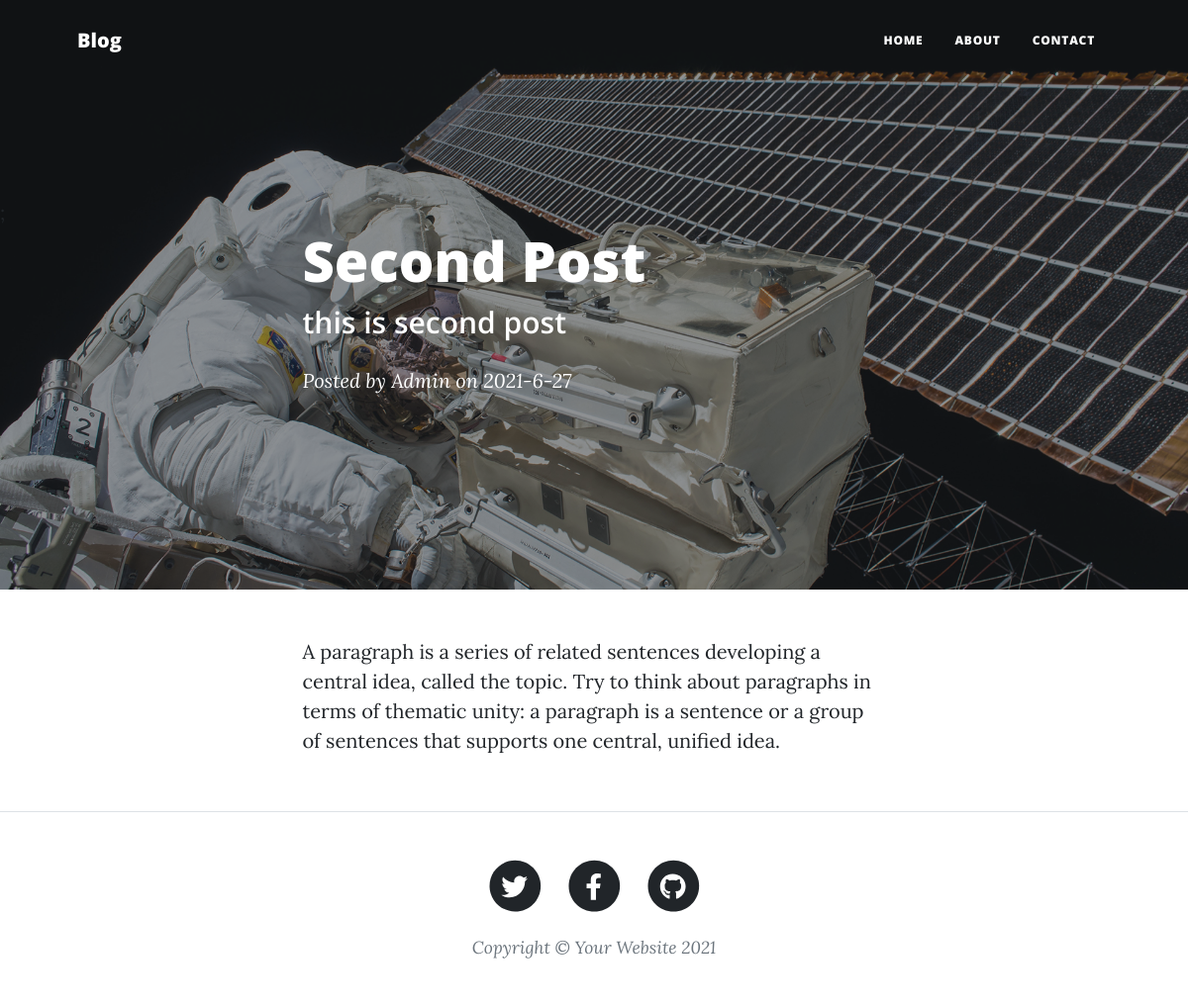
/post/second-post, run on the app's committed database.
### main.py (models this page shows)
class Posts(db.Model):
    sno = db.Column(db.Integer, primary_key=True)
    title = db.Column(db.String(80), nullable=False)
    slug = db.Column(db.String(21), nullable=False)
    content = db.Column(db.String(120), nullable=False)
    tagline = db.Column(db.String(120), nullable=False)
    date = db.Column(db.String(12), nullable=True)
    img_file = db.Column(db.String(12), nullable=True)

### main.py (the view)
@app.route("/post/<string:post_slug>", methods=['GET'])
def post_route(post_slug):
    post = Posts.query.filter_by(slug=post_slug).first()
    return render_template('post.html', params=params, post=post )

### templates/post.html (shortened to what this page needs)
{% extends "layout.html" %}
{% block body %}
        {% set fname = 'img/' + post.img_file %}
        <header class="masthead" style="background-image: url('     {{ url_for('static', filename=fname)  }}')">;
            <div class="container position-relative px-4 px-lg-5">
                <div class="row gx-4 gx-lg-5 justify-content-center">
                    <div class="col-md-10 col-lg-8 col-xl-7">
                        <div class="post-heading">
                            <h1>{{post.title}}</h1>
                            <h2 class="subheading">{{post.tagline}}</h2>
                            <span class="meta">
                                Posted by
                                <a href="#!">Admin</a>
                                on {{post.date}}
                            </span>
                        </div>
                    </div>
                </div>
            </div>
        </header>
        <article class="mb-4">
            <div class="container px-4 px-lg-5">
                <div class="row gx-4 gx-lg-5 justify-content-center">
                    <div class="col-md-10 col-lg-8 col-xl-7">
                        {{post.content}}
                    </div>
                </div>
            </div>
        </article>
 {% endblock %}

### data on the page
Posts: title "Second Post", tagline "this is second post", date "2021-6-27", content "A paragraph is a series of related sentences developing a central idea, called the topic. Try to think about paragraphs in terms of thematic unity: a paragraph is a sentence or a group of sentences that supports one central, unified idea."

### other printed values
{{ params['blog_name'] }} "Blog"
